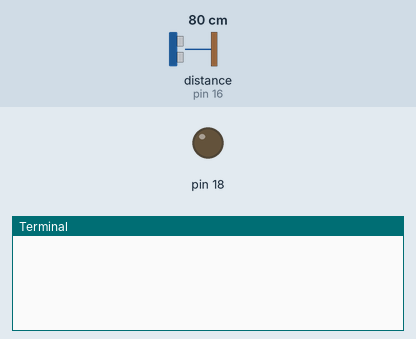
A program run on a simulated Raspberry Pi (header pin numbers). Shown: output pins drawn as LEDs (lit = HIGH), the last lines printed to the terminal. The inputs (shaded band) are chosen by the test bench; at power-on: distance to the obstacle (sensor on pin 16) 80 cm. The echo pulse lasts 58.3 µs per cm; files the program writes start out absent; the clock reads 2024-03-15 10:24:30 at power-on unless the program sets it; pins used as bus, display or sensor lines are not drawn.

Above: at 1.2 s.
1.3 s: distance to the obstacle (sensor on pin 16) set to 2 cm
At 5.2 s:
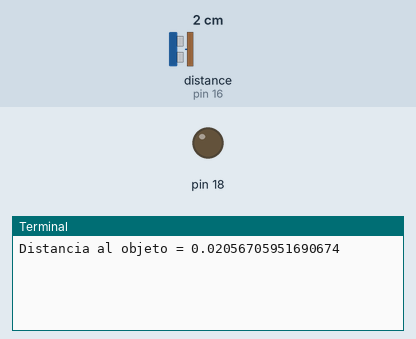
12.1 s: distance to the obstacle (sensor on pin 16) set to 4 cm
At 12.1 s:
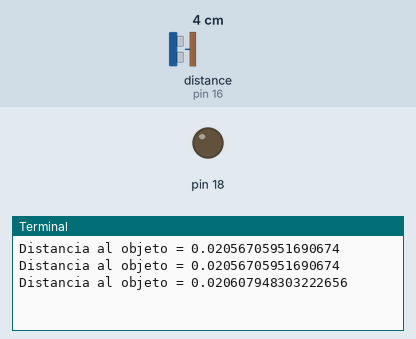
Timing chart, 0 to 15.1 s (numbered marks = the images above; inputs shaded):
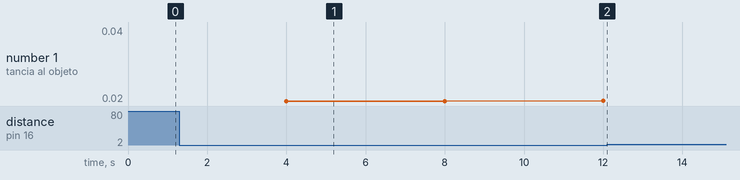

Measured:
- after the input at 1.3 s, the terminal: prints a new line after 2.7 s (image 1)
- plotted number 1: 0.02 → 0.04 after the input at 12.1 s

The program:

ejemplo4.py
```python
#EJEMPLO 4: LECTURA DEL SENSOR DE ULTRASONIDOS

import time
import RPi.GPIO as GPIO
import logging
logging.basicConfig(level=logging.DEBUG, filename="/home/pi/Documents/Taller.20180620/logfile", filemode="a+",format="NOMBRE - %(message)s")
logging.info("hello")

# Configurar el GPIO con convenio de numerado Board
GPIO.setmode(GPIO.BOARD)
GPIO.setwarnings(False)
# trig (cable amarillo en el prototipo)
GPIO.setup(16, GPIO.IN)
# echo (cable verde en el prototipo)
GPIO.setup(18, GPIO.OUT)

try:
    while True:
        time.sleep(2) #para que haya tiempo entre medidas y no os choqueis los unos con los otros

        #se pone el trigger a 0
        GPIO.output(18, False)
        time.sleep(2) # 2 segundos para hacer el programa usable
        # Empezamos a medir
        GPIO.output(18, True)
        time.sleep(0.00001) #10 microsegundos
        GPIO.output(18, False)

        # Flanco de 0 a 1 = inicio
        while GPIO.input(16) == GPIO.LOW:
            start = time.time()

       # Flanco de 1 a 0 = fin
        while GPIO.input(16) == GPIO.HIGH:
            end = time.time()

        # el tiempo que devuelve time() está en segundos
        distancia = (end-start) * 343 / 2
        print ("Distancia al objeto =", str(distancia))

except KeyboardInterrupt:
    print("\nFin del programa")
    GPIO.output(18, False)
    GPIO.cleanup()
```
